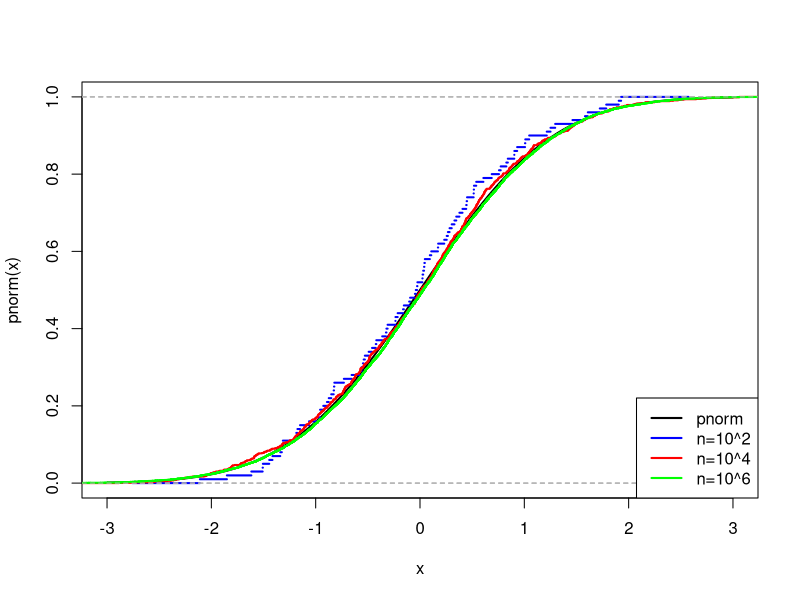

Write the R code that produced this figure. (Note: this script raises an error after producing the figure.)
##############################
# Lecture 2 Notes            #
##############################

# Compute a MC estimate of:
#  \theta = \int_{0}^{1} e^{-x} dx
# and compare the estimate with the exact value.

n <- 10000
u <- runif(n, 0, 1)
# Monte Carlo estimate
mean(exp(-u))
# True value
1-exp(-1)

# We're going to start using the testthat library.
library("testthat")
test_that("MC test 1", {
  expect_equal(mean(exp(-u)), 1-exp(-1), tol = 0.05)
})

# Compute a MC estimate of:
#  \theta = \int_{2}^{4} e^{-x} dx
# and compare the estimate with the exact value.

n <- 10000
# Monte Carlo estimate (method 1)
y <- runif(n, 0, 1)
method1 <- mean(exp(-(y*(4-2) + 2)) * (4-2))

# Monte Carlo estimate (method 2)
u <- runif(n, 2, 4)
method2 <- (4-2) * mean(exp(-u))

test_that("MC test 2", {
  expect_equal(method1, -exp(-4) + exp(-2), tol = 0.05)
  expect_equal(method2, -exp(-4) + exp(-2), tol = 0.05)
})

# Use the Monte Carlo approach to estimate the standard Gaussian cdf:
# \Phi(x) = \int_{-\infty}^{x} \frac{1}{\sqrt{2\pi}} e^{-t^2/2} dt
# Where $x > 0$. Try both methods and compare the results to pnorm().

n <- 10000
x1 <- 0.5 # choice of x is arbitrary
x2 <- -x1

# Method 1
mc_gaussian = function(n, x){
  u <- runif(n, 0, 1)
  if(x > 0){
    thetahat <- 1/sqrt(2*pi) * mean(x * exp((-(u*x)^2)/2))
    return(0.5 + thetahat)
  } else {
    return(1 - mc_gaussian(n, -x))
  }
}

q3_method1_pos <- mc_gaussian(n, x1)
q3_method2_neg <- mc_gaussian(n, x2)

test_that("MC test 3 (Method 1)", {
  expect_equal(q3_method1_pos, pnorm(x1), tol = 0.01)
  expect_equal(q3_method2_neg, pnorm(x2), tol = 0.01)
})

# Method 2
mc_gaussian2 = function(n, x){
  u <- runif(n, 0, abs(x))
  thetahat <- 1/sqrt(2*pi) * mean(exp((-(u)^2)/2))
  if(x > 0){
    return(0.5 + x * thetahat)
  } else {
    # calling the same function again, lol.
    return(1 - mc_gaussian2(n, -x))
  }
}

q3_method2_pos <- mc_gaussian2(n, x1)
q3_method2_neg <- mc_gaussian2(n, x2)

test_that("MC test 3 (Method 2)", {
  expect_equal(q3_method2_pos, pnorm(x1), tol = 0.01)
  expect_equal(q3_method2_neg, pnorm(x2), tol = 0.01)
})

# Let $Z$ be a standard Gaussian distribution. 
# Compute a simple Monte Carlo estimate of $\mathbb{E}[Z | -2 \leq Z \leq 1]$.
n <- 10^6
u <- runif(n, -2, 1)
num <- 3 * mean(u/sqrt(2*pi) * exp(-u^2/2))
denom <- 3 * mean(1/sqrt(2*pi) * exp(-u^2/2))

# comparing to the true value
cond_exp_gau <- function(x){x/sqrt(2*pi) * exp(-x^2/2)}
true_num <- integrate(cond_exp_gau, -2, 1)
true_denom <- pnorm(2) - pnorm(-1)

test_that("comparing conditional expectation vs true", {
  expect_equal(num/denom, true_num$value/true_denom, tol = 0.01)
})


# Let $X \sim N(0, 1)$. Use the hit or miss method to estimate 
# $\mathbb{P}(X > 2)$ and $\mathbb{P}(0 < X < 1)$. 
# Compare this value with the  R-function pnorm().

n <- 10000
x <- rnorm(n)
# note that the "x>2" is a boolean operator; if TRUE, we can treat it as 1.
estimate1 <- sum(x>2)/n
estimate2 <- sum((0 < x) & (x < 1))/n

test_that("Compare to pnorm()", {
  expect_equal(estimate1, pnorm(2, lower.tail = FALSE), tol = 0.01)
  expect_equal(estimate2, pnorm(1) - pnorm(0), tol = 0.01)
})

# Using R, generate a standard Gaussian random sample. Create the following 
# lines and put them on the same plot:
# - The empirical cumulative distribution function (ECDF).
# - The standard Gaussian cumulative distribution function.

n1 <- 10^2; n2 <- 10^3; n3 <- 10^4
x1 <- rnorm(n1); x2 <- rnorm(n2); x3 <- rnorm(n3)
Fn1 <- ecdf(x1); Fn2 <- ecdf(x2); Fn3 <- ecdf(x3)

curve(pnorm(x) , col = "black", xlim = c(-3,3), lwd = 2)
lines(Fn1, do.points = FALSE, col = "blue", lwd = 2)
lines(Fn2, do.points = FALSE, col = "red", lwd = 2)
lines(Fn3, do.points = FALSE, col = "green", lwd = 2)
legend("bottomright", 
       legend = c("pnorm", "n=10^2", "n=10^4", "n=10^6"),
       lwd = c(2, 2, 2, 2),
       col = c("black", "blue", "red", "green"))

# Estimate the variance of the hit-or-miss estimators for $\mathbb{P}(Z < 2)$ 
# and $\mathbb{P}(Z < 2.5)$ and construct approximate 95\% confidence intervals 
# for these estimates.

n < 10000
z <- rnorm(n)

g1 <- (z < 2)
g2 <- (z < 2.5)

est1 <- mean(g1)
est2 <- mean(g2)

test_that("Compare to pnorm()", {
  expect_equal(est1, pnorm(2), tol = 0.01)
  expect_equal(est2, pnorm(2.5), tol = 0.01)
})

var1 <- sum((g1 - est1)^2)/n^2
var2 <- sum((g2 - est2)^2)/n^2

alpha <- 0.05
err_bds1 <- qnorm(1-alpha/2) * sqrt(var1)
err_bds2 <- qnorm(1-alpha/2) * sqrt(var2)

# first confidence interval
c(est1 - err_bds1, est1 + err_bds1)
# second confidence interval
c(est2 - err_bds2, est2 + err_bds2)

# Derive a Monte Carlo estimator of $S$ using the Geometric distribution 
# as defined below, and then approximate a value for S:
# S = \sum_{i=0}^{\infty} (i^{2} + 2)^{-5} 5^{-i}

n <- 10000
p <- 4/5

geo_samp <- rgeom(n, p)
S_est <- 5/4 * mean((geo_samp + 2)^(-5))

# Brute force S
S_brute = function(n){
  i <- 0:n
  total <- sum((i^2 + 2)^(-5) * 5^(-i))
  return(total)
}

test_that("Computing S", {
  S_bru = S_brute(n)
  expect_equal(S_est, S_bru, tol = 0.05)
})

# Using Monte Carlo to estimate pi!

n <- 10^8
u1 <- runif(n, -1 ,1)
u2 <- runif(n, -1, 1)
chk <- ((u1^2 + u2^2) <= 1)
est_pi = 4*mean(chk)

test_that("Checking pi", {
  expect_equal(est_pi, pi, tol = 0.02)
})

# Let $X \sim N(0, 1)$. Estimate $\mathbb{P}(X > 2.5)$ using importance 
# sampling in R, where the importance function is an exponential density with 
# mean 1.

n <- 10^8
x <- rexp(n)
weights <- 1/sqrt(2*pi) * exp(-(x^2)/2 + x)
imp_est <- mean((x>2.5) * weights)
true_prob = pnorm(2.5, lower.tail = FALSE)

test_that("Checking importance sampler", {
  expect_equal(imp_est, true_prob, tol = 0.0001)
})

# Using antithetic variables, estimate the following integral:
# \int_{0}^{1} \frac{1}{1+x} dx
# Compare the result to the simple monte carlo estimator and the true value.

n <- 10^8
x1 <- runif(n/2)
x2 <- runif(n)
g_total <- (1/(1+x1) + 1/(1+(1-x1)))/2

ans1 <- mean(g_total)
ans2 <- mean(1/(1+x2))

# notice that the first answer performs better..
abs(ans1 - log(2))
abs(ans2 - log(2))

# Using antithetic variables, estimate $\Phi(2.9)$ and $\Phi(-3.2)$. Recall:
# \Phi(x) = \int_{-\infty}^{x} \frac{1}{\sqrt{2\pi}} \exp\{-t^{2}/2\} dt
# Compare the result to the simple Monte Carlo estimator that we computed earlier.

# antithetic variable approach
x <- 2.9
n <- 10^8

time1 <- system.time({
  u <- runif(n/2)
  g1 <- 1/sqrt(2*pi) * x * exp(-(x*u)^2 / 2)
  g2 <- 1/sqrt(2*pi) * x * exp(-(x*(1-u))^2 / 2)
  g_total <- (g1 + g2)/2
  ans1 <- 0.5 + mean(g_total) 
})

# simple mc approach (copied and pasted)
time2 <- system.time({
  ans2 <- mc_gaussian(n, x)
})

# again, first answer performs better (even in terms of time.)
help(system.time)
time1
time2

abs(ans1 - pnorm(2.9))
abs(ans2 - pnorm(2.9))
